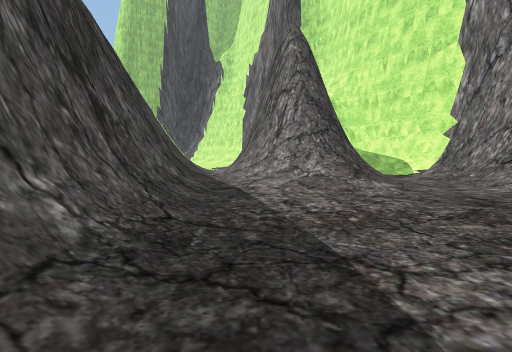
[1] (above)

24 first-person views from a walk through a Unity game level. The camera is 1.2 m above the floor, tilts 4° down and sees 80° across. The floor is counted in squares, 2 m on a side. Each view is taken from the middle of a square. On the plan, view 1 faces up. The plan holds only what a view shows up to about 9 squares ahead; the rest is blank. The place goes on beyond the plan. Some surface patterns are stand-ins.

[2]
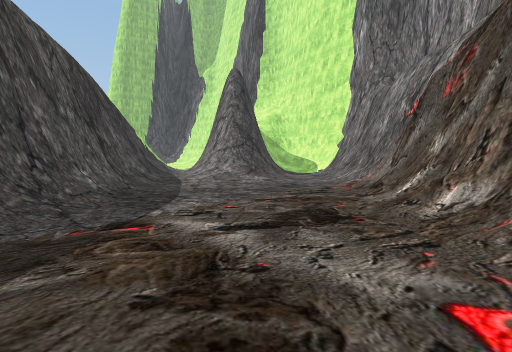

[3]
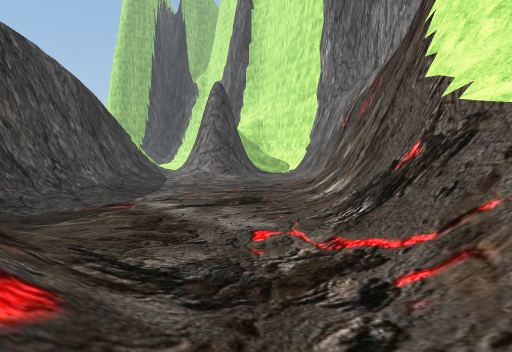

[4]
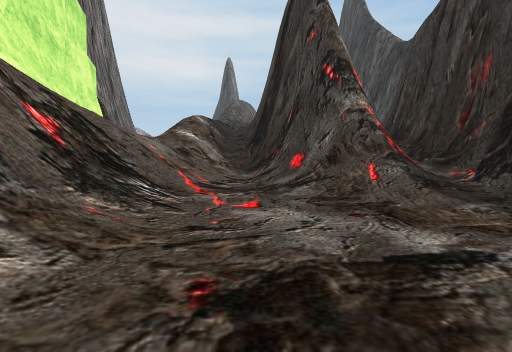

[5]
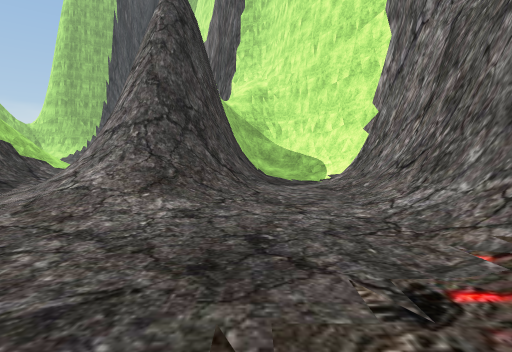

[6]
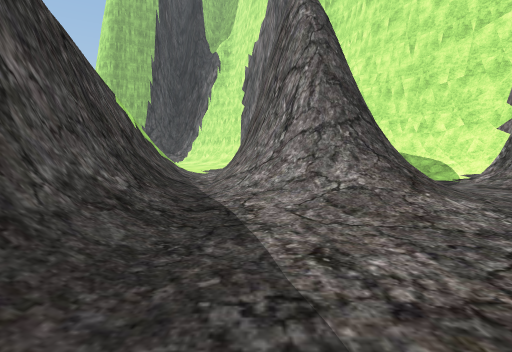

[7]
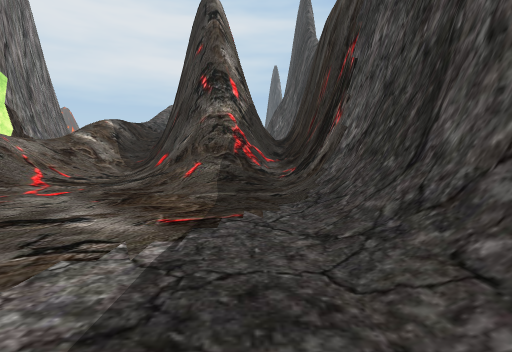

[8]
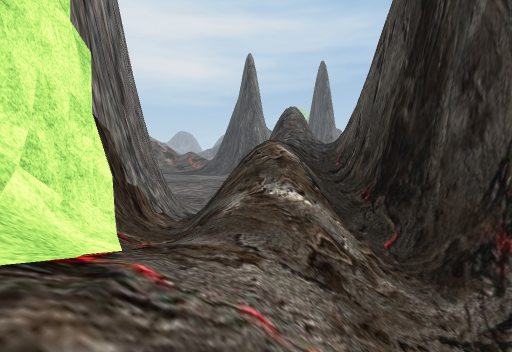

[9]
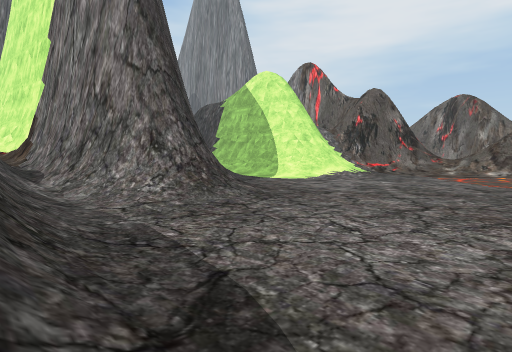

[10]
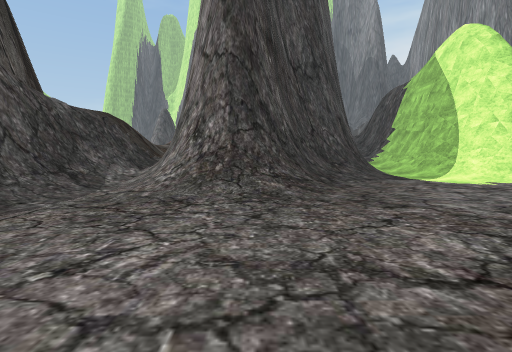

[11]
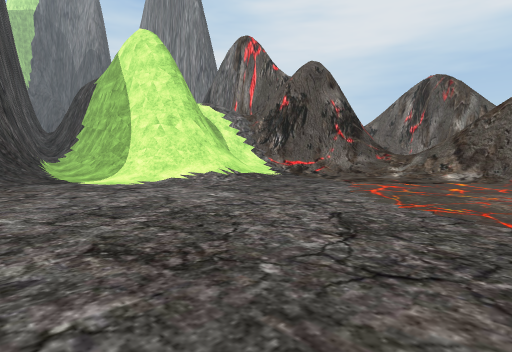

[12]
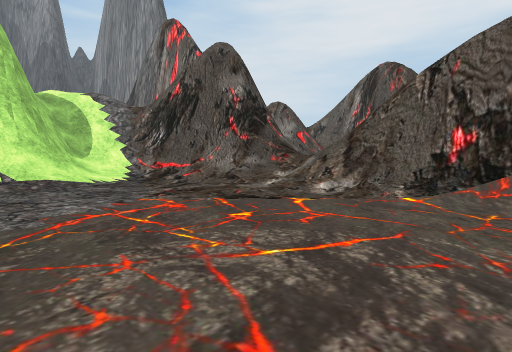

[13]
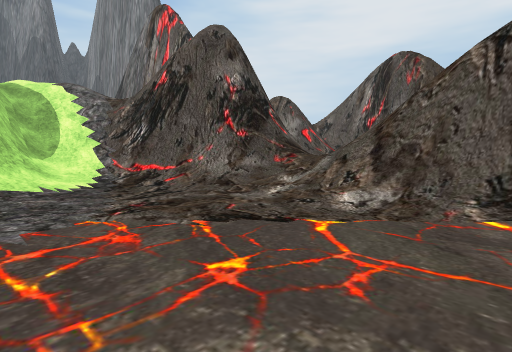

[14]
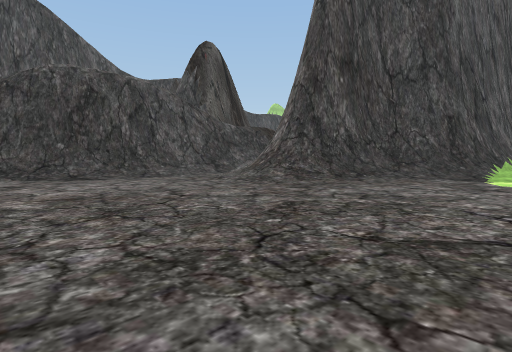

[15]
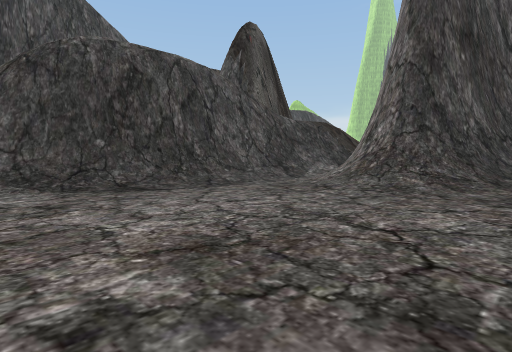

[16]
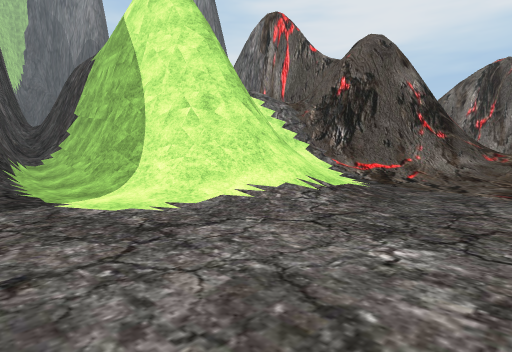

[17]
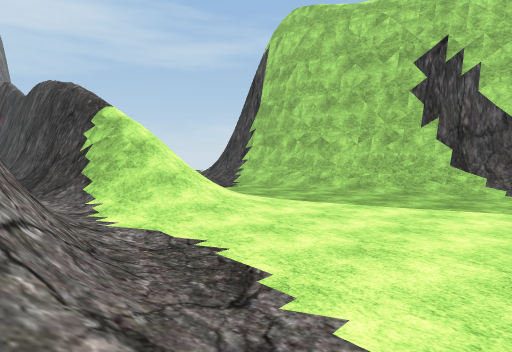

[18]
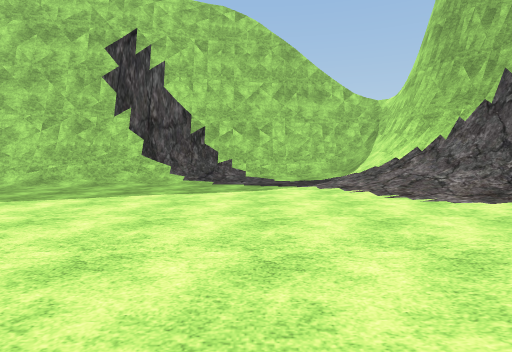

[19]
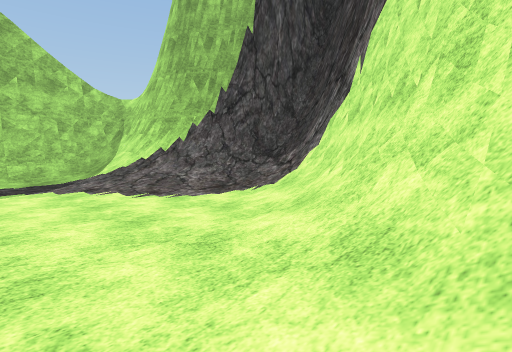

[20]
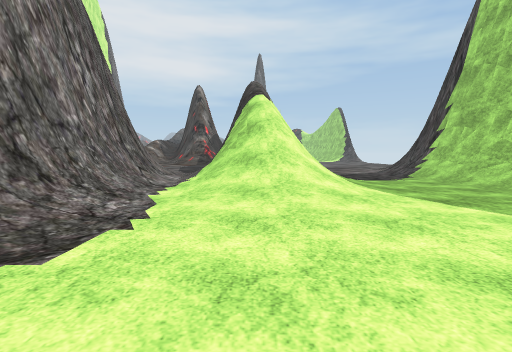

[21]
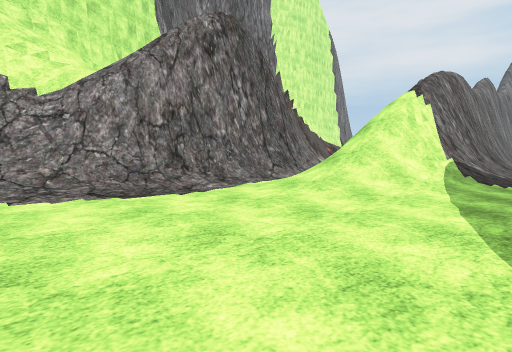

[22]
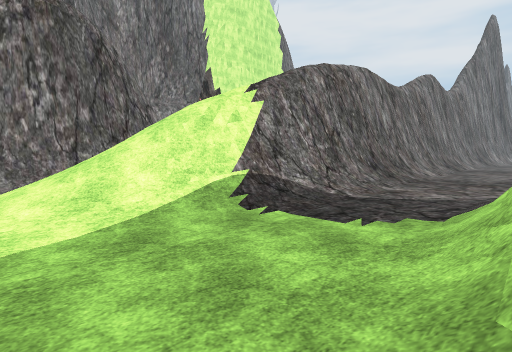

[23]
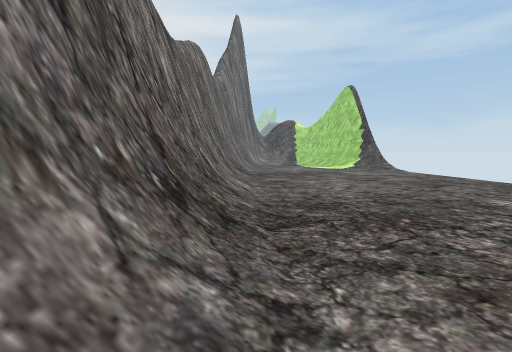

[24]
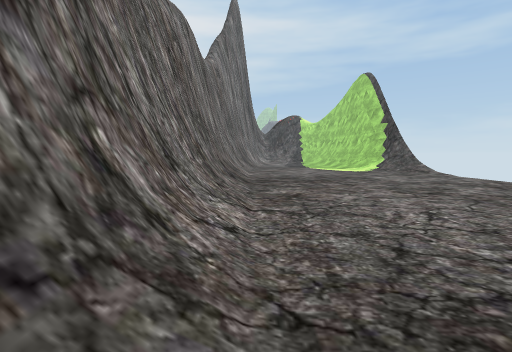

### Floor plan
Key: @ floor where view 1 was taken; # wall or solid block; . main floor; : floor 0.25 m higher than the main floor; + floor 5 m higher than the main floor; * floor 5.5 m higher than the main floor; / step, stairs or slope; = window, fence, low wall or low ledge; v drop or lower ground.
Columns run from 11 left of view 1 to 22 right of it. Each row starts with its distance up from view 1.
 23      ###
 22    ###/##
 21 ####//:/##
 20 #////:.:/##
 19 ##:::...:/#
 18  #.......:
 17  #......../
 16  #/......../
 15  ##........=#
 14   #......./##
 13   #:....../#
 12   #/...::.##
 11   ##...///##  =##
 10    #..:////#  #/#
  9    #..:=/=/# ##.#
  8    #../#/#:####.#
  7    #../#/#:###/.#
  6     ../#/#////..#
  5     ../#/#/.::..#
  4     ../#/#/.....#
  3    .../#v#/.....#
  2   .....####.....#
  1   .....####.....#
  0  ......#  #@....#
 -1 .......#  #....:##
 -2 .......#  #..../##
 -3 .......#  #::..//#
 -4 .......#  #///.//##
 -5 .......#  #=##:///#
 -6 .......#  ####////#    ###  +*
 -7              ##=//#    #/#  #//
 -8               #=//#   ##.####=/
 -9               ###/#  ##/.#####=##
-10                 #/#  #/../###/###
-11                 #/####....///:/##
-12                 #////:....::..//##
-13                 #/.::..........///
-14                 #..............//
-15                ##............../=
-16                ##..............#v
-17                #/..............#v
-18                 /..............#

Positions as (right, up) in squares from view 1, and headings:
1: (0, 0), facing up
2: (2, -4), facing up
3: (3, -6), facing up
4: (3, 1), facing down
5: (3, 2), facing up
6: (0, 2), facing up
7: (0, 2), facing down
8: (5, -3), facing down
9: (5, -17), facing up-right
10: (9, -17), facing up
11: (11, -17), facing up-right
12: (15, -18), facing up-right
13: (16, -17), facing up-right
14: (14, -18), facing up-left
15: (11, -18), facing up-left
16: (12, -14), facing up-right
17: (0, 16), facing down-left
18: (-1, 17), facing left
19: (-1, 17), facing up-left
20: (-3, 16), facing down
21: (-6, 16), facing down-right
22: (-8, 12), facing down-right
23: (-5, 6), facing down
24: (-5, 3), facing down
